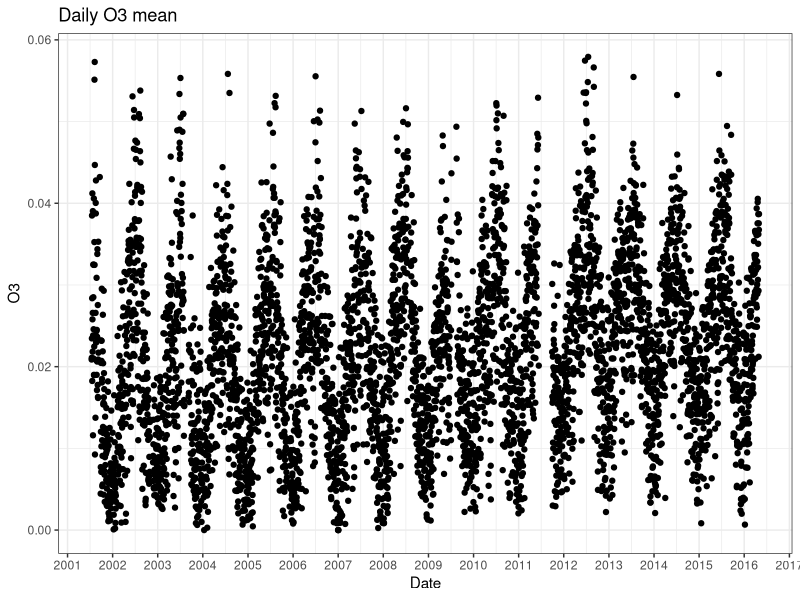
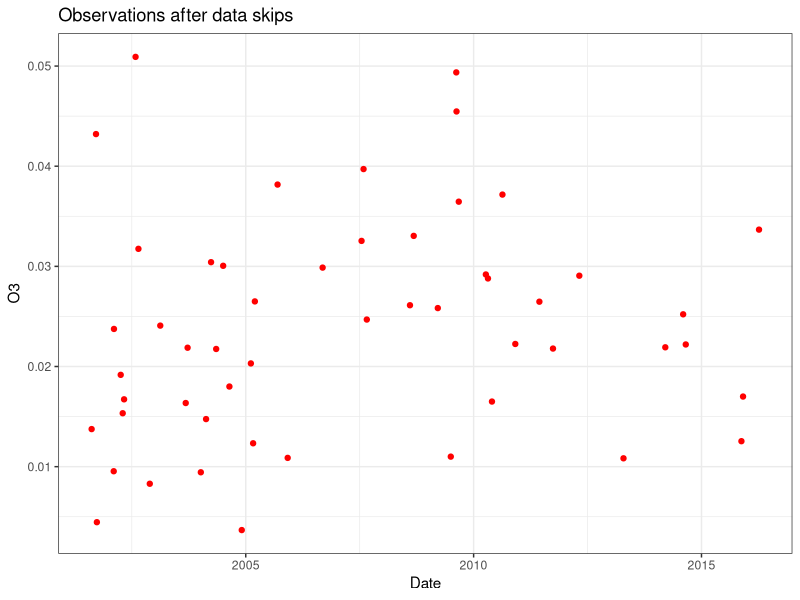
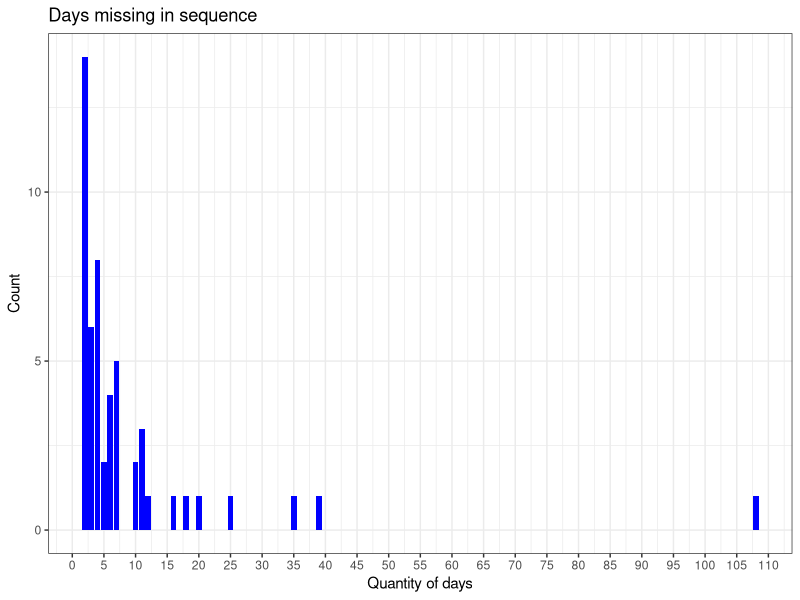
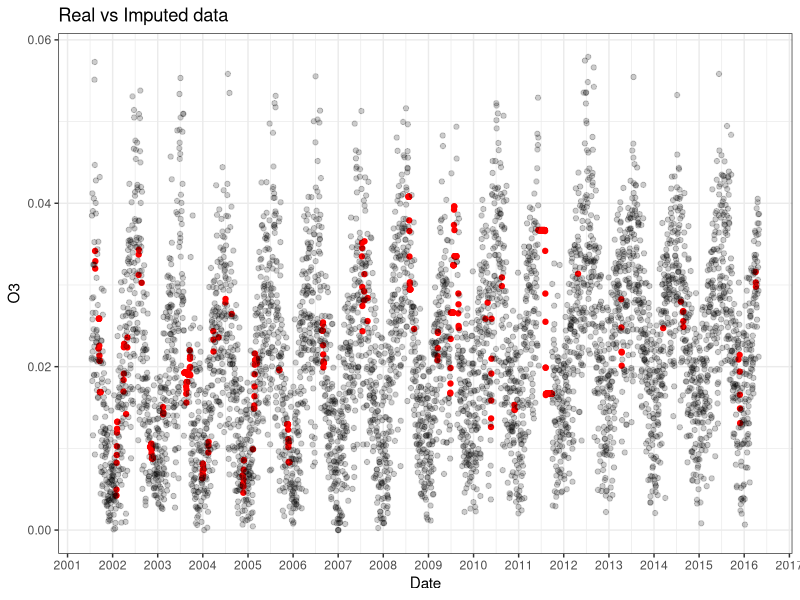
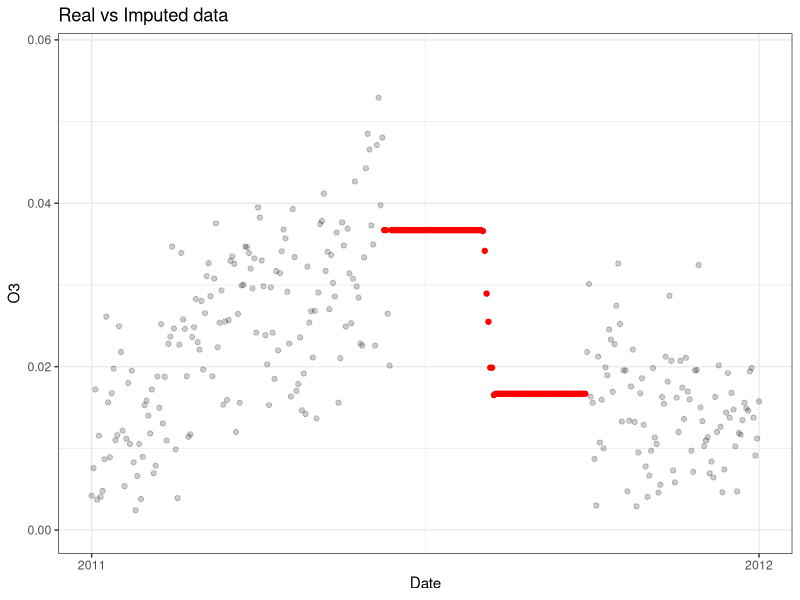
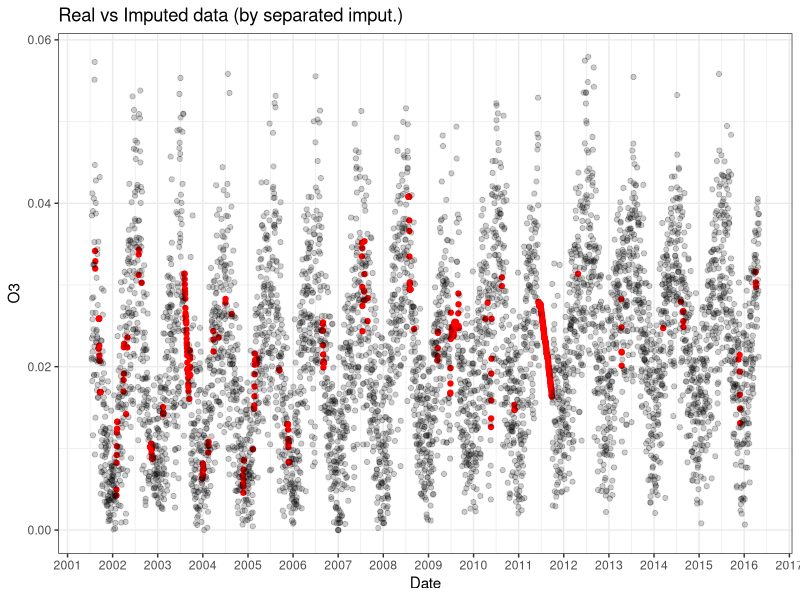
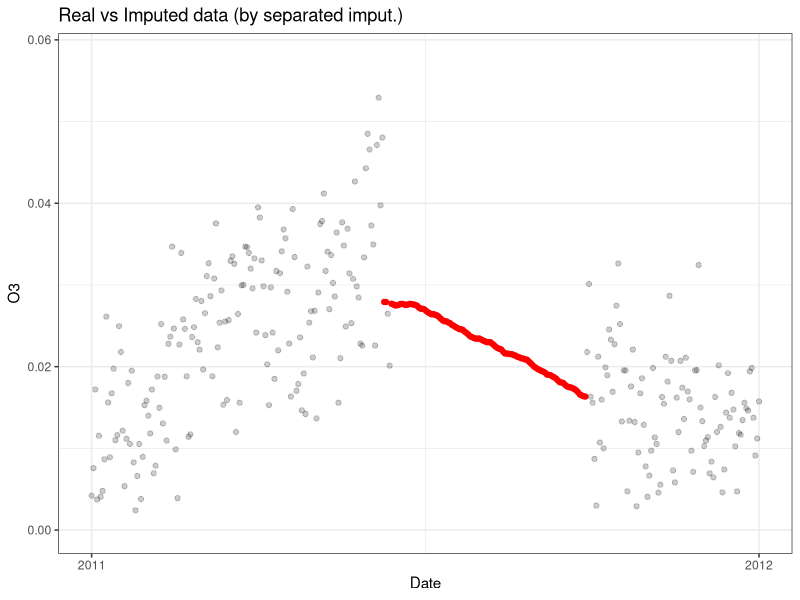
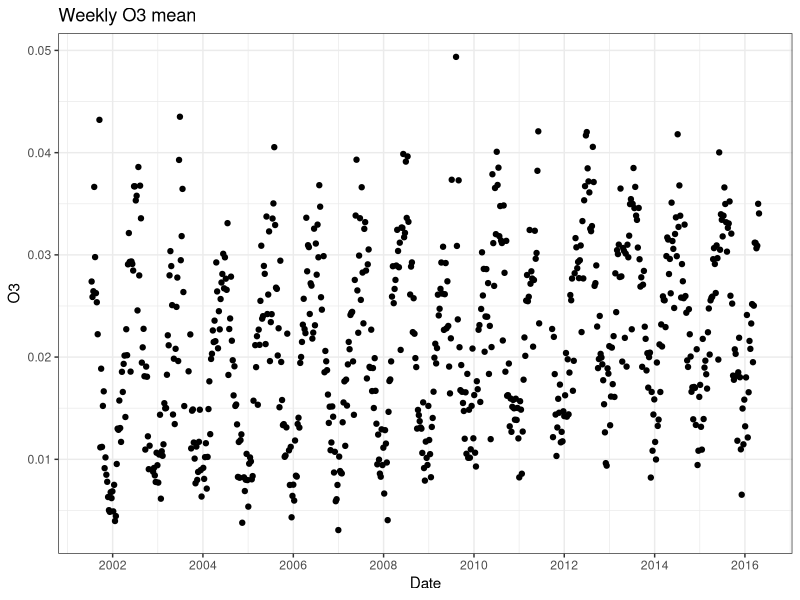

Recreate these plots in R, in order.
library(ggplot2)
library(dplyr)
library(VIM)
library(zoo)
data <- read.csv("NY.csv")
data <- data %>% select(Date.Local, O3.Mean) %>% mutate(Date.Local = as.Date(Date.Local))
data <- data[-1, ]
startDate <- data$Date.Local[1] #First observed sunday
finalDate <- data$Date.Local[length(data$Date.Local)] #Last observed day
#About 15 years of data
days <- seq(from = startDate, to = finalDate, by = 1)
dayWeek <- seq(from = startDate, to =  finalDate, by = 7)
#fulldata have NA rows in days that there is no observation
fulldata <- data.frame(Date.Local = days)
fulldata <- as.data.frame(merge(data, fulldata, all.y = TRUE)) %>% mutate(Date.Local = as.Date(Date.Local))
ggplot(data = fulldata) +
  geom_point(aes(x = Date.Local, y = O3.Mean)) +
  scale_x_date(date_breaks = "1 years", date_labels = "%Y", name = "Date") +
  scale_y_continuous(name = "O3") +
  ggtitle("Daily O3 mean") + 
  theme_bw()




#locate where is missing data
dateJumps <- data$Date.Local - lag(data$Date.Local, n = 1)
dateJumps[is.na(dateJumps)] <- FALSE
sum(dateJumps > 1)
#There is 52 date jumps
print(as.double(sum(dateJumps[dateJumps > 1]))/length(data$Date.Local))
#Around 9.5% of the data is missing

ggplot(data = data[dateJumps > 1, ]) + 
  geom_point(aes(x = Date.Local, y = O3.Mean), colour = 'red') +
  scale_x_date(name = "Date") + 
  scale_y_continuous(name = "O3") +
  ggtitle("Observations after data skips") +
  theme_bw()

skips <- dateJumps[dateJumps > 1]
ggplot(data = as.data.frame(skips)) +
  geom_bar(aes(skips), fill = "blue") +
  scale_y_continuous(name = "Count") +
  scale_x_continuous(name = "Quantity of days", breaks = seq(0, 150, 5)) +
  ggtitle("Days missing in sequence") +
  theme_bw()

#Can't see a pattern in skips
#A Comparison of Various Imputation Methods for Missing
#Values in Air Quality Data
#kNN function can't recieve a date variable
imputedData <- data.frame("obs" = index(fulldata), "O3.Mean" = fulldata$O3.Mean)
imputedData <- kNN(imputedData, variable = "O3.Mean", k = 7, numFun = weighted.mean, weightDist = TRUE) #K = 7 because we'll consider the week of the missing data
imputedData$Date.Local <- days

ggplot() +
  geom_point(data = imputedData[is.na(fulldata$O3.Mean), ], aes(x = Date.Local, y = O3.Mean), colour = 'red') +
  geom_point(data = fulldata, aes(x = Date.Local, y = O3.Mean), alpha = 0.2, fill = "black") +
  scale_y_continuous(name = "O3") +
  scale_x_date(date_breaks = "1 years", date_labels = "%Y", name = "Date") +
  ggtitle("Real vs Imputed data") +
  theme_bw()

ggplot() +
  geom_point(data = imputedData[is.na(fulldata$O3.Mean), ], aes(x = Date.Local, y = O3.Mean), colour = 'red') +
  geom_point(data = fulldata, aes(x = Date.Local, y = O3.Mean), alpha = 0.2, fill = "black") +
  scale_y_continuous(name = "O3") +
  scale_x_date(date_breaks = "1 years", date_labels = "%Y", name = "Date", limits = c(as.Date("2011-01-01"), as.Date("2012-01-01"))) +
  ggtitle("Real vs Imputed data") +
  theme_bw()

#There is a problem in the year of 2011 because there is more than 100 days
#missing in sequence
#I'm going to use different knn imputations for this year and for the rest of the data

#bigger than 30 days missing
imputedData[((is.na(fulldata$O3.Mean)) 
             & (fulldata$Date.Local > "2003-08-01") 
             & (fulldata$Date.Local < "2003-09-15")),"O3.Mean"] <- NA

imputedData[((is.na(fulldata$O3.Mean)) 
             & (fulldata$Date.Local > "2009-07-01") 
             & (fulldata$Date.Local < "2009-08-20")),"O3.Mean"] <- NA

imputedData <- kNN(imputedData, variable = c("O3.Mean"), numFun = weighted.mean, k = 45, weightDist = TRUE)


#bigger than 100 days missing
imputedData[((is.na(fulldata$O3.Mean)) 
              & (fulldata$Date.Local > "2011-01-01") 
              & (fulldata$Date.Local < "2012-01-01")),"O3.Mean"] <- NA

imputedData <- kNN(imputedData, variable = c("O3.Mean"), numFun = weighted.mean, k = 120, weightDist = TRUE)


ggplot() +
  geom_point(data = imputedData[is.na(fulldata$O3.Mean), ], aes(x = Date.Local, y = O3.Mean), colour = 'red') +
  geom_point(data = fulldata, aes(x = Date.Local, y = O3.Mean), alpha = 0.2, fill = "black") +
  scale_y_continuous(name = "O3") +
  scale_x_date(date_breaks = "1 years", date_labels = "%Y", name = "Date") +
  ggtitle("Real vs Imputed data (by separated imput.)") +
  theme_bw()

ggplot() +
  geom_point(data = imputedData[is.na(fulldata$O3.Mean), ], aes(x = Date.Local, y = O3.Mean), colour = 'red') +
  geom_point(data = fulldata, aes(x = Date.Local, y = O3.Mean), alpha = 0.2, fill = "black") +
  scale_y_continuous(name = "O3") +
  scale_x_date(date_breaks = "1 years", date_labels = "%Y", name = "Date", limits = c(as.Date("2011-01-01"), as.Date("2012-01-01"))) +
  ggtitle("Real vs Imputed data (by separated imput.)") +
  theme_bw()




#############################3
### WEEK DATA

k = 0
val = 1
l = rep(NA, length(fulldata$Date.Local) - 1)
while(k < length(fulldata$Date.Local) - 1){
  for(i in 1:7){
    print(val)
    l[k+i] = val
  }
  val = val + 1
  k = k +7
}
#Creating weekly data
weekData <- cbind(fulldata)
weekData$weekInd <- l
weekData <- weekData %>% group_by(weekInd) %>% summarise(O3.Mean = mean(O3.Mean, na.rm = TRUE))
weekData$Date.Local <- dayWeek

ggplot(weekData) +
  geom_point(aes(x = Date.Local, y = O3.Mean)) +
  scale_y_continuous(name = "O3") +
  scale_x_date(date_breaks = "2 year", name = "Date", date_labels  = "%Y") + 
  ggtitle("Weekly O3 mean") + 
  theme_bw()

#look for missing data
print(sum(is.na(weekData$O3.Mean)))
print(sum(is.na(weekData$O3.Mean))/length(weekData$O3.Mean))
#around 4.3% of the data is missing

temp <- weekData[!is.na(weekData$O3.Mean), ]
skips <- temp$Date.Local - lag(temp$Date.Local)
skips <- skips[skips > 7][-1]/7

ggplot(data = as.data.frame(skips)) +
  geom_bar(aes(skips), fill = "blue") +
  scale_y_continuous(name = "Count") +
  scale_x_continuous(name = "Quantity of weeks", breaks = seq(0, 16, 2)) +
  ggtitle("Weeks missing in sequence") +
  theme_bw()

imputedWeek <- cbind(weekData)
imputedWeek <- kNN(imputedWeek, variable = "O3.Mean", k = 4, 
                   numFun = weighted.mean, weightDist =  TRUE)

ggplot() +
  geom_point(data = imputedWeek[is.na(weekData$O3.Mean),], aes(x = Date.Local, y = O3.Mean), colour = 'red') +
  geom_point(data = weekData, aes(x = Date.Local, y = O3.Mean), colour = "black", alpha = 0.4) +
  scale_x_date(name ="Date", date_breaks = "1 year", date_labels = "%Y") +
  scale_y_continuous(name = "O3") + 
  ggtitle("Weekly Real vs Imputed data") +
  theme_bw()

#Imputing by different
imputedWeek[(imputedWeek$Date.Local > "2011-01-01") 
            & (imputedWeek$Date.Local < "2012-01-01") 
            & (is.na(weekData$O3.Mean)),"O3.Mean"] <- NA

imputedWeek <- kNN(imputedWeek, variable = "O3.Mean", k = 16, 
                   numFun = weighted.mean, weightDist =  TRUE)

ggplot() +
  geom_point(data = imputedWeek[is.na(weekData$O3.Mean), ], aes(x = Date.Local, y = O3.Mean), colour = 'red') +
  geom_point(data = weekData, aes(x = Date.Local, y = O3.Mean), alpha = 0.2, fill = "black") +
  scale_y_continuous(name = "O3") +
  scale_x_date(date_breaks = "1 years", date_labels = "%Y", name = "Date")+
  ggtitle("Weekly Real vs Imputed data") +
  theme_bw()

ggplot() +
  geom_point(data = imputedWeek[is.na(weekData$O3.Mean), ], aes(x = Date.Local, y = O3.Mean), colour = 'red') +
  geom_point(data = weekData, aes(x = Date.Local, y = O3.Mean), alpha = 0.2, fill = "black") +
  scale_y_continuous(name = "O3") +
  scale_x_date(date_breaks = "1 years", date_labels = "%Y", name = "Date", limits = c(as.Date("2011-01-01"), as.Date("2012-01-01"))) +
  ggtitle("Weekly Real vs Imputed data") +
  theme_bw()

## Separating between training and test data
startLastYear <- days[length(days) - 365]
trainDaily <- imputedData[imputedData$Date.Local < startLastYear, c("O3.Mean", "Date.Local")]
testDaily <- imputedData[imputedData$Date.Local > startLastYear, c("O3.Mean", "Date.Local")]
write.csv(trainDaily, "trainDaily.csv", row.names = FALSE)
write.csv(trainDaily, "testDaily.csv", row.names = FALSE)
trainWeekly <- imputedWeek[imputedWeek$Date.Local < startLastYear, c("O3.Mean", "Date.Local")]
trainWeekly[268,] <- NA
trainWeekly[599,] <- NA
trainWeekly <- na.omit(trainWeekly)
testWeekly <- imputedWeek[imputedWeek$Date.Local > startLastYear, c("O3.Mean", "Date.Local")]
write.csv(trainWeekly, "trainWeekly.csv", row.names = FALSE)
write.csv(trainWeekly, "testWeekly.csv", row.names = FALSE)
